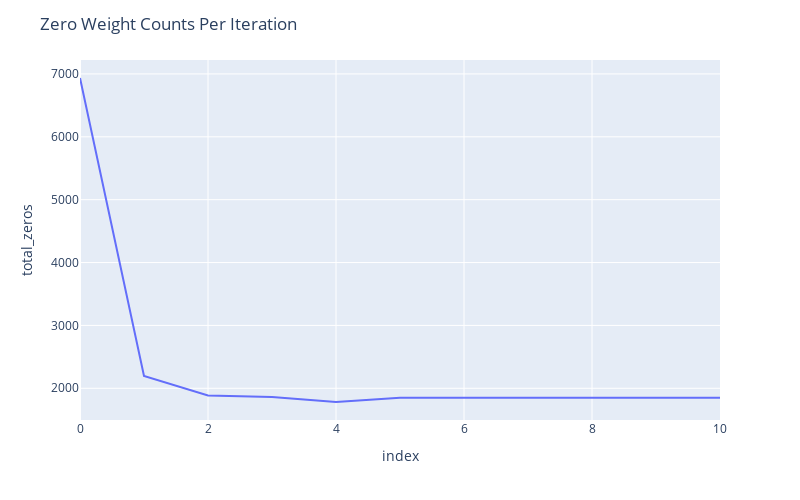

Here is the notebook cell this chart was saved with:
### Code cell
fig = px.line(r2, x=r2.index, y=r2.total_zeros)

fig.update_layout(
    autosize=False,
    width=800,
    height=500,
    title_text=f"Zero Weight Counts Per Iteration",
)

fig.show()

### Figure 1 — Plotly figure (JSON) as saved in the notebook; plotly's stock layout.template omitted (floating-point values rounded to 4 significant figures)
{"data": [{"hovertemplate": "index=%{x}<br>total_zeros=%{y}<extra></extra>", "legendgroup": "", "line": {"color": "#636efa", "dash": "solid"}, "marker": {"symbol": "circle"}, "mode": "lines", "name": "", "orientation": "v", "showlegend": false, "type": "scatter", "x": [0, 1, 2, 3, 4, 5, 6, 7, 8, 9, 10], "xaxis": "x", "y": [6935, 2195, 1887, 1860, 1782, 1850, 1850, 1850, 1850, 1850, 1850], "yaxis": "y"}], "layout": {"autosize": false, "height": 500, "legend": {"tracegroupgap": 0}, "margin": {"t": 60}, "title": {"text": "Zero Weight Counts Per Iteration"}, "width": 800, "xaxis": {"anchor": "y", "autorange": true, "domain": [0, 1], "range": [0, 10], "title": {"text": "index"}, "type": "linear"}, "yaxis": {"anchor": "x", "autorange": true, "domain": [0, 1], "range": [1496.0, 7221.0], "title": {"text": "total_zeros"}, "type": "linear"}}}
